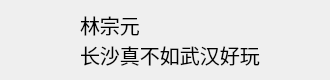
<?xml version="1.0" encoding="UTF-8"?>
<ui version="4.0">
 <class>friendForm</class>
 <widget class="QWidget" name="friendForm">
  <property name="geometry">
   <rect>
    <x>0</x>
    <y>0</y>
    <width>330</width>
    <height>80</height>
   </rect>
  </property>
  <property name="minimumSize">
   <size>
    <width>330</width>
    <height>80</height>
   </size>
  </property>
  <property name="maximumSize">
   <size>
    <width>330</width>
    <height>80</height>
   </size>
  </property>
  <property name="windowTitle">
   <string>Form</string>
  </property>
  <widget class="QPushButton" name="pb_icon">
   <property name="geometry">
    <rect>
     <x>10</x>
     <y>10</y>
     <width>60</width>
     <height>60</height>
    </rect>
   </property>
   <property name="text">
    <string/>
   </property>
   <property name="iconSize">
    <size>
     <width>60</width>
     <height>60</height>
    </size>
   </property>
   <property name="flat">
    <bool>true</bool>
   </property>
  </widget>
  <widget class="QLabel" name="lb_name">
   <property name="geometry">
    <rect>
     <x>80</x>
     <y>10</y>
     <width>271</width>
     <height>30</height>
    </rect>
   </property>
   <property name="font">
    <font>
     <pointsize>15</pointsize>
    </font>
   </property>
   <property name="text">
    <string>林宗元</string>
   </property>
  </widget>
  <widget class="QLabel" name="lb_feeling">
   <property name="geometry">
    <rect>
     <x>80</x>
     <y>40</y>
     <width>271</width>
     <height>30</height>
    </rect>
   </property>
   <property name="font">
    <font>
     <pointsize>15</pointsize>
    </font>
   </property>
   <property name="text">
    <string>长沙真不如武汉好玩</string>
   </property>
  </widget>
 </widget>
 <resources/>
 <connections/>
</ui>
